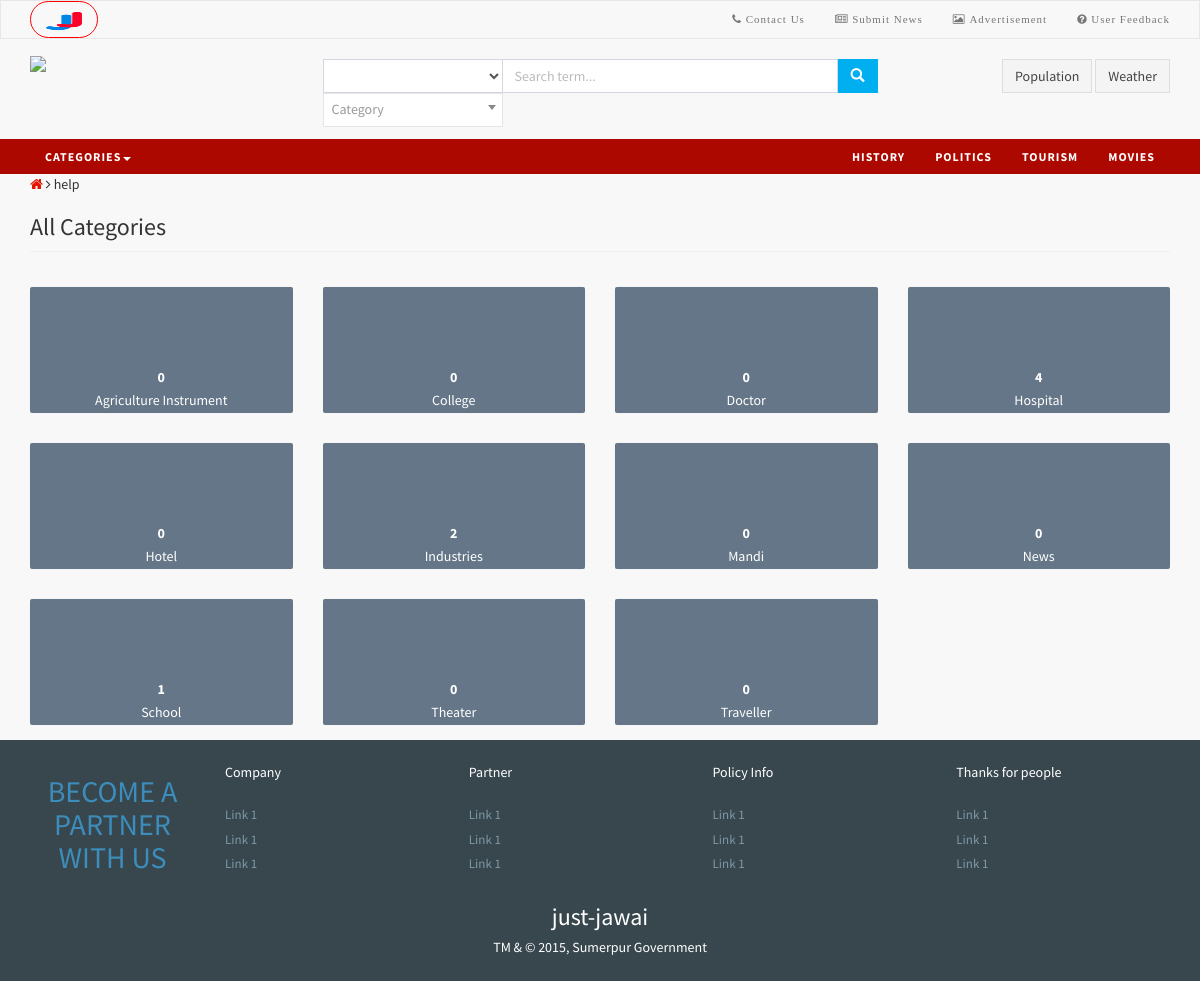
Screenshot of /allcategory with the database file from the repository.
### tables this page shows
CREATE TABLE IF NOT EXISTS `categories` (
  `id` int(11) NOT NULL,
  `name` varchar(127) NOT NULL,
  `photo` varchar(255) NOT NULL,
  `visitor` int(11) NOT NULL
);

### application/controllers/Welcome.php (called while the page is built, shortened)
<?php
class Welcome extends CI_Controller {
    public function __construct() {
     $this->load->model('Init_model');
 }
    public function allCategory(){
                $data['categories'] = $this->Init_model->getCategories();
                $this->load->view('header');
                $data['metas'] = array('title'=>'justjawai search all information to sumerpur and related place ', 'description'=>'My sumerpur','keyword'=>'just jawai, sumerpur, pali, rajasthan , mandi sumerpur, jawai bandh','author'=>'just jawai','publisher'=>'just jawai');
                $data['all_cat'] = $this->Init_model->getAllCategories();
                $this->load->view('meta', $data);
                $this->load->view('searchbar', $data);
                $this->load->view('allcategory', $data);
    }
}

### index.php (called while the page is built, shortened)
<?php
require_once BASEPATH.'core/CodeIgniter.php';

### application/models/Init_model.php (called while the page is built, shortened)
<?php
class Init_model extends CI_Model {
    public function getCategories() {
        $this->db->order_by('name');
        $categories = $this->db->get('categories', 9)->result();
        return $categories;
    }
    public function getAllCategories(){
        $all_cat = null;
        $sql = "SELECT * FROM categories c ORDER BY c.name";
        $result = $this->db->query($sql)->result();
        foreach($result as $r){
            $this->db->where('categories_id', $r->id);
            $count = count($this->db->get('customers')->result());
            $all_cat[] = array('name'=>$r->name, 'count'=> $count,'photo'=>$r->photo);
        }
        return $all_cat;
    }
}

### application/views/allcategory.php (the view)
<div class="container">
    <a href="<?= base_url() ?>" class="fg-red"><i class="fa fa-home"></i></a> <i class="fa fa-angle-right"></i> help
    <h3>All Categories</h3>
    <hr style="margin-top: 5px;">
    <div class="row">
        <?php
        foreach ($all_cat as $key => $pc): ?>
            <a href="<?= base_url() ?>category/<?= $pc['name'] ?>">
                <div class="col-md-3 col-sm-3 col-xs-6 text-center">
                    <div class="popular-box bg-steel fg-white">
                        <div class="icon <?php echo  $pc['photo']?> fa-5x" style="height: 80px;"></div>
                        <div><strong><?= $pc['count'] ?></strong></div>
                        <div class="view"><?= $pc['name'] ?></div>
                    </div>
                </div>
            </a>
        <?php endforeach; ?>
    </div>
</div>
<?php $this->load->view('footer'); ?>

### application/views/header.php (shortened to what this page needs)
<!DOCTYPE html>
<html>
    <head>
        <link href="<?php echo base_url() ?>asset/bootstrap/css/bootstrap.min.css" rel="stylesheet" type="text/css" />
        <link href="<?php echo base_url() ?>asset/font/css/font-awesome.min.css" rel="stylesheet" type="text/css" />
        <link href="<?php echo base_url() ?>asset/plugins/morris/morris.css" rel="stylesheet" type="text/css" />
        <link href="<?php echo base_url() ?>asset/plugins/jvectormap/jquery-jvectormap-1.2.2.css" rel="stylesheet" type="text/css" />
        <link href="<?php echo base_url() ?>asset/plugins/daterangepicker/daterangepicker-bs3.css" rel="stylesheet" type="text/css" />
        <link href="<?php echo base_url() ?>asset/dist/css/AdminLTE.min.css" rel="stylesheet" type="text/css" />
        <link href="<?php echo base_url() ?>asset/dist/css/skins/_all-skins.min.css" rel="stylesheet" type="text/css" />
        <link href="<?php echo base_url() ?>asset/plugins/iCheck/all.css" rel="stylesheet" type="text/css" />
        <link href="<?php echo base_url() ?>asset/plugins/select2/css/select2.css" rel="stylesheet" type="text/css" />
        <link href="<?php echo base_url() ?>asset/notifier/css/jquery.toast.css" rel="stylesheet" type="text/css" />
        <link href="<?php echo base_url() ?>asset/bootstrap/css/metro_style.css" rel="stylesheet" type="text/css" />
        <link href="<?php echo base_url() ?>asset/bootstrap/css/bootstrap_overight.css" rel="stylesheet" type="text/css" />
    </head>
    <body>
    <nav class="navbar navbar-default hidden-xs">
        <div class="container">
            <ul class="nav navbar-nav navbar-left">
                <li><a class="jj_logo" href="<?= base_url() ?>"><img src="<?= base_url() ?>asset/dist/img/jj_logo.png"> </a></li>
            </ul>
            <ul class="nav navbar-nav navbar-right">
                <li><a href="<?= base_url() ?>contactUs"><i class="fa fa-phone"></i>&nbsp;Contact us</a></li>
                <li><a href="<?= base_url() ?>newsSubmission"><i class="fa fa-newspaper-o"></i>&nbsp;Submit news</a></li>
                <li><a href="<?= base_url() ?>advertisment"><i class="fa fa-picture-o"></i>&nbsp;Advertisement</a></li>
                <li><a href="<?= base_url() ?>discus"><i class="fa fa-question-circle"></i>&nbsp;User Feedback</a></li>
            </ul>
        </div>
    </nav>

### application/views/searchbar.php
<div class="container">
        <div class="row">
            <div class="col-md-3 hidden-sm">
                <div class="logo">
                    <a href="<?= base_url()?>"><img src="<?= base_url() ?>asset/dist/img/justjawai.png"/></a>
                </div>
            </div>
            <div class="col-md-6 col-sm-12 col-xs-12">
                <div class="row clearfix">
                    <form id="frm_search" action="<?php echo base_url() ?>search" method="GET">
                    <div class="col-md-4 col-sm-4 col-xs-12 drpdwn-category">
                        <select name="c" class="form-control" id="drpdwn-category" >
                            <option></option>
                            <?php foreach ($categories as $category): ?>
                            <option value="<?= $category->name ?>"><?= $category->name ?></option>
                            <?php endforeach; ?>
                        </select>
                    </div>
                    <div class="col-md-8 col-sm-8 col-xs-12 input-search">
                        <div class="input-group">
                            <input type="text" class="form-control" id="s" name="s" placeholder="Search term...">
                            <span class="input-group-btn">
                                <button class="btn bg-blue" type="submit"><span class="glyphicon glyphicon-search"></span></button>
                            </span>
                        </div>
                    </div>
                    </form>
                </div>
            </div>
            <div class="col-md-3 hidden-sm hidden-xs text-right">
                <a href="#" class="btn btn-default" data-toggle="tooltip" data-placement="bottom" title="25000">Population</a>
                <a href="#" class="btn btn-default"  data-toggle="tooltip" data-placement="bottom" title="25!">Weather</a>
            </div>
        </div>
    </div>
    <nav class="navbar navbar-default navbar-custom">
        <div class="container">
            <ul class="nav navbar-nav hidden-xs">
                <li class="dropdown">
                    <a href="#" onclick="javascript: return void(0)">Categories<span class="caret"></span></a>
                </li>
            </ul>
            <ul class="nav navbar-nav pull-right">
                <li><a href="<?php echo base_url() ?>page/history">History</a></li>
                <li><a href="<?php echo base_url() ?>page/politics">Politics</a></li>
                <li><a href="<?php echo base_url() ?>tourism">Tourism</a></li>
                <li><a href="<?php echo base_url() ?>movies">Movies</a></li>
            </ul>
        </div>
    </nav>

### application/views/footer.php (shortened to what this page needs)
<div class="bottom-footer">
<div class="container">
    <div class="row">
        <div class="col-md-2 col-sm-2">
            <h2 class="fg-white text-center"><a href="#">BECOME A PARTNER WITH US</a> </h2>
        </div>
        <div class="col-md-10">
            <div class="row">
                <div class="col-md-3 col-sm-3">
                    <h5 class="fg-white">Company</h5>
                    <ul>
                        <li><a href="#">Link 1</a> </li>
                        <li><a href="#">Link 1</a> </li>
                        <li><a href="#">Link 1</a> </li>
                    </ul>
                </div>
                <div class="col-md-3 col-sm-3">
                    <h5 class="fg-white">Partner</h5>
                    <ul>
                        <li><a href="#">Link 1</a> </li>
                        <li><a href="#">Link 1</a> </li>
                        <li><a href="#">Link 1</a> </li>
                    </ul>
                </div>
                <div class="col-md-3 col-sm-3">
                    <h5 class="fg-white">Policy Info</h5>
                    <ul class="">
                        <li><a href="#">Link 1</a> </li>
                        <li><a href="#">Link 1</a> </li>
                        <li><a href="#">Link 1</a> </li>
                    </ul>
                </div>
                <div class="col-md-3 col-sm-3">
                    <h5 class="fg-white">Thanks for people</h5>
                    <ul>
                        <li><a href="#">Link 1</a> </li>
                        <li><a href="#">Link 1</a> </li>
                        <li><a href="#">Link 1</a> </li>
                    </ul>
                </div>
            </div>
        </div>
    </div>
    <div class="row text-center">
            <h3 class="fg-white fg-hover-red">just-jawai</h3>
            <h5 class="fg-white">TM & © 2015, Sumerpur Government</h5>
    </div>
</div>
</div>
    </body>
</html>

### rows the page displays
categories: visitor "0", name "Agriculture Instrument"
categories: visitor "0", name "College"
categories: visitor "0", name "Doctor"
categories: count "4", name "Hospital"
categories: visitor "0", name "Hotel"
categories: visitor "0", name "Mandi"
categories: visitor "0", name "News"
categories: count "1", name "School"
categories: visitor "0", name "Theater"
categories: visitor "0", name "Traveller"

### other values shown
$pc['count'] "2"
$pc['name'] "Industries"
